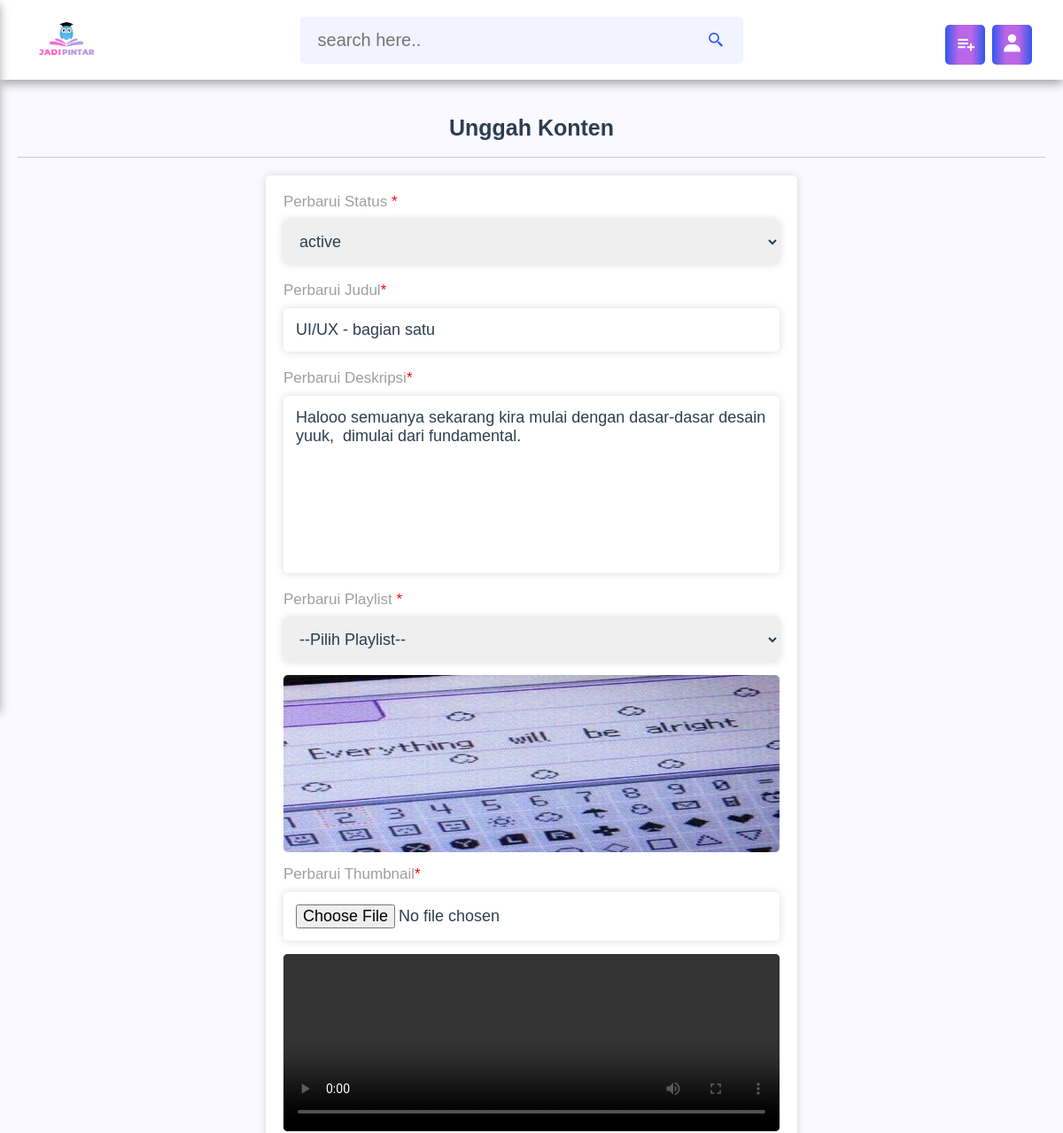
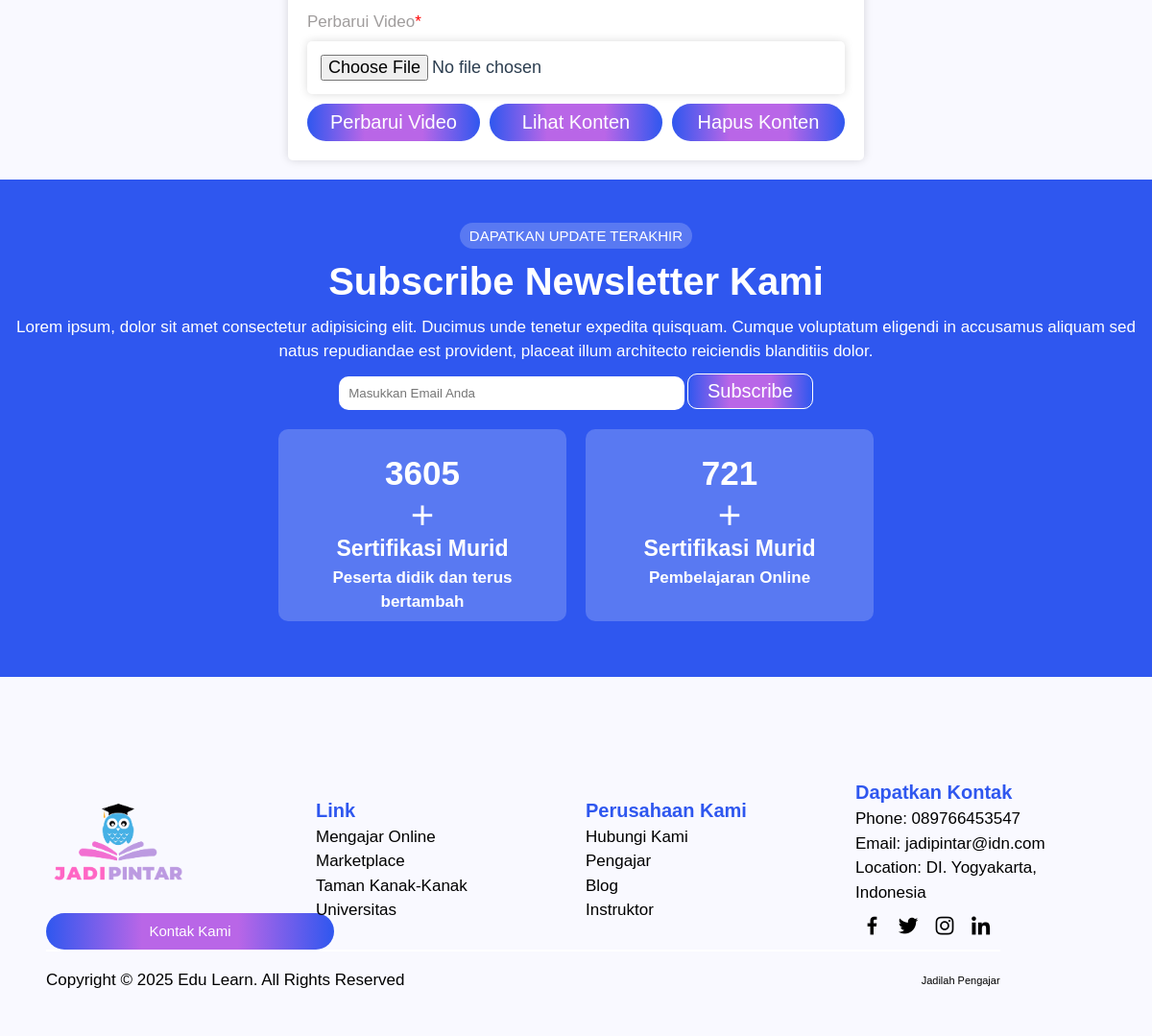
/admin/update_content.php?get_id=DnhfiAJld6oBngEMOh9U (signed in), run on the app's committed database (2 pictures, top to bottom).
### tables this page shows
CREATE TABLE `content` (
  `id` varchar(20) NOT NULL,
  `tutor_id` varchar(20) NOT NULL,
  `playlist_id` varchar(20) NOT NULL,
  `title` varchar(100) NOT NULL,
  `descriptions` varchar(1000) NOT NULL,
  `video` varchar(100) NOT NULL,
  `thumb` varchar(100) NOT NULL,
  `date` date NOT NULL DEFAULT current_timestamp(),
  `status` varchar(10) NOT NULL
);

### admin/update_content.php (the view, shortened to what this page needs)
<?php
    include '../components/connect.php';
    if(isset($_COOKIE['tutor_id'])){
        $tutor_id = $_COOKIE['tutor_id'];
    }else{
        $tutor_id = '';
        header('location: login.php');
    }
     if(isset($_GET['get_id'])){
        $get_id = $_GET['get_id'];
    }else{
        $get_id = '';
        header('location:dashboard.php');
    }
?>
<!DOCTYPE html>
<html lang="en">
<head>
    <link href='https://unpkg.com/boxicons@2.1.4/css/boxicons.min.css' rel='stylesheet'>
</head>
<body>
    <?php include '../components/admin_header.php'?>
    <section class="video-form">
        <h1 class="heading">Unggah Konten</h1>
        <?php
            $select_video = $conn->prepare("SELECT * FROM content WHERE id = ? AND tutor_id = ?");
            $select_video->execute([$get_id, $tutor_id]);
            if ($select_video->rowCount() > 0) {
                while($fetch_video = $select_video->fetch(PDO::FETCH_ASSOC)){
                    $video_id = $fetch_video['id'];
        ?>
        <form action="" method ="post" enctype="multipart/form-data">
            <p>Perbarui Status <span>*</span></p>
            <select name="status" class="box">
                <option value="<?= $fetch_video['status'];?>" selected><?= $fetch_video['status'];?></option>
            </select>
            <p>Perbarui Judul<span>*</span></p>
            <input type="text" name="title" maxlength="150"  placeholder="Masukkan Judul Video" value= "<?= $fetch_video['title'];?>"class="box">
            <p>Perbarui Deskripsi<span>*</span></p>
            <textarea name="descriptions" class="box" placeholder="Tulis Deskripsi" maxlength="1000" cols="30" rows="10"><?= $fetch_video['descriptions'];?></textarea>
            <p>Perbarui Playlist <span>*</span></p>
            <select name="playlist" class="box" required>
                <option value="<?= $fetch_video['playlist_id'];?>" selected disabled>--Pilih Playlist--</option>
            </select>
            <img src="../uploaded_files/<?= $fetch_video['thumb'];?>" alt="">
            <p>Perbarui Thumbnail<span>*</span></p>
            <input type="file" name="image" accept="image/*" class="box">
            <video src="../uploaded_files/<?= $fetch_video['video'];?>" controls ></video>
            <p>Perbarui Video<span>*</span></p>
            <input type="file" name="video" accept="video/*" class="box">
            <div class="flex-btn">
                <input type="submit" name="update" value="Perbarui Video" class="btn">
                <a href="view_content.php?get_id=<?= $video_id;?>" class="btn">Lihat Konten</a>
                <input type="submit" value="Hapus Konten" name="delete_video" class="btn">
            </div>
        </form>
        <?php
                 }
            }
        ?>
    </section>
    <?php include '../components/footer.php'?>
</body>
</html>

### data on the page
content: status "active", title "UI/UX - bagian satu", descriptions "Halooo semuanya sekarang kira mulai dengan dasar-dasar desain yuuk, dimulai dari fundamental.", thumb (picture)
